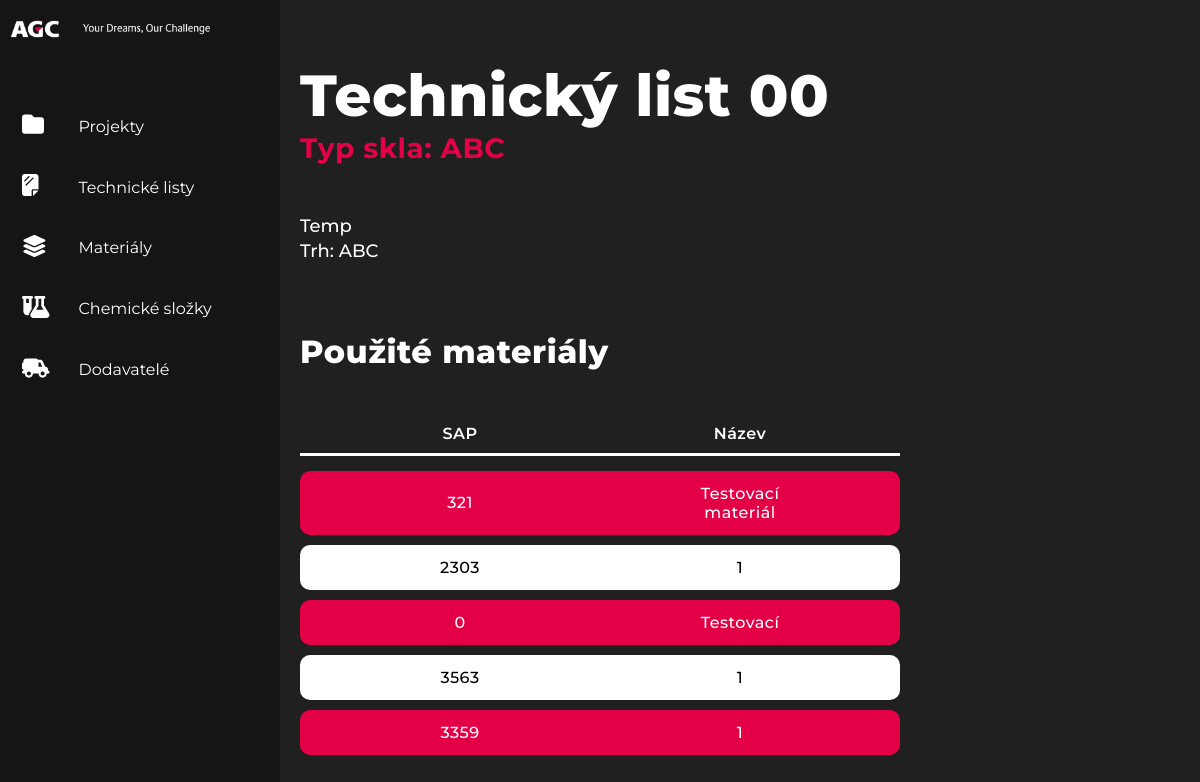
Screenshot of /nav/sheet_detail.php?TechnicalSheetNumber=00 with the database file from the repository.
### tables this page shows
CREATE TABLE `agc_TechnicalSheet` (
  `TechnicalSheetNumber` varchar(32) NOT NULL,
  `GlassType` varchar(8) DEFAULT NULL,
  `LampTemp` varchar(8) DEFAULT NULL,
  `Market` varchar(64) DEFAULT NULL,
  `Check` varchar(4) DEFAULT NULL,
  `ProjectIDFK` int(11) DEFAULT NULL
);

CREATE TABLE `agc_Material` (
  `SAPNumber` int(11) NOT NULL,
  `MaterialName` varchar(64) DEFAULT NULL,
  `MaterialType` varchar(32) DEFAULT NULL,
  `MaterialCategory` varchar(32) DEFAULT NULL,
  `MaterialNote` mediumtext DEFAULT NULL,
  `SupplierIDFK` int(11) DEFAULT NULL
);

### nav/sheet_detail.php (the view, shortened to what this page needs)
<!DOCTYPE html>
<html lang="en">
<?php
    function Connect(){
        $servername = "spsrakovnik.tech";
        $username = "acg";
        $password = "ACGAutomotive";
        $database = "acg";
        $conn = new mysqli($servername, $username, $password, $database);
        mysqli_set_charset($conn, "utf8");
        return $conn;
    }
    $sessionValue = $_SESSION["TechnicalSheetNumber"];
?>
<head>
    <link rel="stylesheet" href="../css/style.css">
</head>
<body>
    <header id="header">
        <nav>
            <div class="nav-wrapper">
                <div class="nav-logo" id="nav-logo">
                <?php
                        if(isset($_SESSION["login"]) && $_SESSION["login"] == true){
                            ?>
                            <a href="../login.php">
                                <img class="agc-logo" src="../images/agc-logo.png" alt="agc-automotiv-logo">
                                <img class="agc-motto" id="agc-motto" src="../images/agc-motto.png" alt="agc-automotiv-motto">
                            </a>
                            <?php
                        }
                        else{
                            ?>
                             <a href="../index.php">
                                <img class="agc-logo" src="../images/agc-logo.png" alt="agc-automotiv-logo">
                                <img class="agc-motto" id="agc-motto" src="../images/agc-motto.png" alt="agc-automotiv-motto">
                            </a>
                            <?php
                        }
                    ?>
                </div>
                <div class="nav-icons" id="nav-icons">
                    <a href="./projects.php">
                        <div class="nav-link">
                            <div class="nav-icon">
                                <svg xmlns="http://www.w3.org/2000/svg" height="1em" viewBox="0 0 512 512"><style>svg{fill:#ffffff}</style><path d="M64 480H448c35.3 0 64-28.7 64-64V160c0-35.3-28.7-64-64-64H288c-10.1 0-19.6-4.7-25.6-12.8L243.2 57.6C231.1 41.5 212.1 32 192 32H64C28.7 32 0 60.7 0 96V416c0 35.3 28.7 64 64 64z"/></svg>
                            </div>
                            <div class="nav-text">
                                <p>Projekty</p>
                            </div>
                        </div>
                    </a>
                    <a href="./sheets.php">
                        <div class="nav-link">
                            <div class="nav-icon">
                            </div>
                            <div class="nav-text">
                                <p>Technické listy</p>
                            </div>
                        </div>
                    </a>
                    <a href="./materials.php">
                        <div class="nav-link">
                            <div class="nav-icon">
                            </div>
                            <div class="nav-text">
                                <p>Materiály</p>
                            </div>
                        </div>
                    </a>
                    <a href="./components.php">
                        <div class="nav-link">
                            <div class="nav-icon">
                            </div>
                            <div class="nav-text">
                                <p>Chemické složky</p>
                            </div>
                        </div>
                    </a>
                    <a href="./suppliers.php">
                        <div class="nav-link">
                            <div class="nav-icon">
                            </div>
                            <div class="nav-text">
                                <p>Dodavatelé</p>
                            </div>
                        </div>
                    </a>
                </div>
            </div>
        </nav>
    </header>
    <main>
        <?php
            $conn = Connect();
            $sql = "SELECT TechnicalSheetNumber, GlassType, LampTemp, Market, `Check` FROM `agc_TechnicalSheet` WHERE TechnicalSheetNumber = '$sessionValue' LIMIT 10";
            $result = mysqli_query($conn, $sql);
            if ($result->num_rows > 0) {
                while($row = mysqli_fetch_assoc($result)) {
                    if($row["Check"] == 'Ano'){
                        $sheetNumber = $row["TechnicalSheetNumber"];
                        $sheetType = $row["GlassType"];
                        $sheetLampTemp = $row["LampTemp"];
                        $sheetMarket = $row["Market"];
                        $sheetCheck = "Potřeba upravit";
                        $sheetCheckStatus = $row["Check"];
                        $_SESSION["TechnicalSheetNumber"] = $sheetNumber;
                        $_SESSION["GlassType"] = $sheetType;
                        $_SESSION["LampTemp"] = $sheetLampTemp;
                        $_SESSION["Market"] = $sheetMarket;
                        $_SESSION["Check"] = $sheetCheckStatus;
                    }
                    else{
                        $sheetNumber = $row["TechnicalSheetNumber"];
                        $sheetType = $row["GlassType"];
                        $sheetLampTemp = $row["LampTemp"];
                        $sheetMarket = $row["Market"];
                    }
                }
            }
            else {
                echo "Žádné výsledky.";
            }
        ?>
        <div class="detail-container">
            <a class="arrow-back-link" href="javascript:history.back()">
            </a>
            <div class="detail-info">
                <?php
                    if(isset($sheetCheck)){
                        ?>
                        <div class="detail-heading">
                            <div class="detail-name">
                                <h1>Technický list <?php echo $sheetNumber ?></h1>
                                <h2>Typ skla: <?php echo $sheetType ?></h2>
                            </div>
                            <div class="detail-edit">
                                <?php
                                if(isset($_SESSION["login"]) && $_SESSION["login"] == true){
                                ?>
                                    <a href="./sheet_update.php">
                                        <svg class="edit-icon" xmlns="http://www.w3.org/2000/svg" height="16" width="18" viewBox="0 0 576 512"><path fill="#ffffff" d="M0 64C0 28.7 28.7 0 64 0H224V128c0 17.7 14.3 32 32 32H384V299.6l-94.7 94.7c-8.2 8.2-14 18.5-16.8 29.7l-15 60.1c-2.3 9.4-1.8 19 1.4 27.8H64c-35.3 0-64-28.7-64-64V64zm384 64H256V0L384 128zM549.8 235.7l14.4 14.4c15.6 15.6 15.6 40.9 0 56.6l-29.4 29.4-71-71 29.4-29.4c15.6-15.6 40.9-15.6 56.6 0zM311.9 417L441.1 287.8l71 71L382.9 487.9c-4.1 4.1-9.2 7-14.9 8.4l-60.1 15c-5.5 1.4-11.2-.2-15.2-4.2s-5.6-9.7-4.2-15.2l15-60.1c1.4-5.6 4.3-10.8 8.4-14.9z"/></svg>
                                    </a>
                                <?php
                                }
                                else{
                                }
                                ?>
                            </div>
                        </div>
                        <div class="detail-des">
                            <p><?php echo $sheetLampTemp ?></p>
                            <p>Trh: <?php echo $sheetMarket ?></p>
                            <p><?php echo $sheetCheck ?></p>
                        </div>
                        <?php
                    }
                    else{
                        ?>
                        <div class="detail-heading">
                            <div class="detail-name">
                                <h1>Technický list <?php echo $sheetNumber ?></h1>
                                <h2>Typ skla: <?php echo $sheetType ?></h2>
                            </div>
                        </div>
                        <div class="detail-des">
                            <p><?php echo $sheetLampTemp ?></p>
                            <p>Trh: <?php echo $sheetMarket ?></p>
                        </div>
                        <?php
                    }
                ?>
            </div>
            <div class="detail-materials">
                <div class="table-heading">
                    <h2>Použité materiály</h2>
                </div>
                <div class="result-wrapper project-detail">
                <div class="parameters">
                    <p>SAP</p>
                    <p>Název</p>
                </div>
                <div class="result" id="result">
                <?php
                    $sql2 = "SELECT agc_Material.SAPNumber, agc_Material.MaterialName, agc_Material.MaterialType, agc_Material.MaterialNote FROM agc_MaterialPosition INNER JOIN agc_Material ON agc_MaterialPosition.SAPNumberFK = agc_Material.SAPNumber INNER JOIN agc_TechnicalSheet ON agc_TechnicalSheet.TechnicalSheetNumber = agc_MaterialPosition.TechnicalSheetNumberFK INNER JOIN agc_Project ON agc_Project.ProjectID = agc_TechnicalSheet.ProjectIDFK WHERE agc_TechnicalSheet.TechnicalSheetNumber = '$sessionValue'";
                    $result2 = mysqli_query($conn, $sql2);
                    if($result2->num_rows > 0){
                        while($row2 = mysqli_fetch_assoc($result2)){
                            echo "<a class=\"hint\" href=\"material_detail.php?SAPNumber=".$row2["SAPNumber"]."\"><div class=\"results\"><p>".$row2["SAPNumber"]."</p><p>".$row2["MaterialName"]."</p></div></a>";
                        }
                    }
                    else{
                    }
                ?>
                </div>
            </div>
            </div>
        </div>
    </main>
</body>
</html>

### css/setup.css (style rules this page uses)
* { margin: 0; padding: 0; box-sizing: border-box; font-family: 'Montserrat', sans-serif; }
:root { --darkGray: #151515; --gray: #202020; --blue: #33448D; --red: #E40046; --white: #fff; --black: #000; }
body { width: 100vw; height: 100vh; background: var(--gray); }

### css/nav.css (style rules this page uses)
header { position: absolute; width: 70px; height: 100vh; background: var(--darkGray); padding: 20px 10px; z-index: 1; transition: 0.4s; }
header.active { width: 280px; }
.agc-logo { width: 50px; }
.agc-motto { height: 10px; }
nav { height: 100%; display: flex; flex-direction: column; justify-content: space-between; }
.nav-wrapper { height: 50%; display: flex; flex-direction: column; justify-content: space-between; }
.nav-wrapper a .nav-link, .nav-wrapper .nav-logo a { display: flex; align-items: center; }
.nav-icons { height: 80%; width: 250px; display: flex; flex-direction: column; justify-content: space-around; pointer-events: none; }
.nav-icons.active { pointer-events: all; }
.nav-icon svg { font-size: 22px; }
.nav-icon { z-index: 1; }
.nav-link { display: flex; justify-content: space-between; }
.nav-text { width: 75%; text-align: left; visibility: hidden; opacity: 0; transition: .3s; }
.agc-motto { visibility: hidden; opacity: 0; transition: .3s; }
.agc-motto.active { animation: navSlide 1s forwards; }
.nav-text.active { animation: navSlide 1s forwards; }
.nav-text p { color: var(--white); }
.nav-icons a { text-decoration: none; position: relative; padding: 14px 12px; z-index: 1; }
.nav-icons a::before, .nav-link.logout::before { content: ""; bottom: 0%; left: 0%; position: absolute; height: 100%; width: 100%; background: linear-gradient(90deg, var(--blue) 0%, transparent 95%); transition: transform .3s ease-in; transform-origin: left; transform: scaleX(0); border-radius: 10px; }
.nav-logo a { width: 200px; justify-content: space-between; }
.nav-logo { pointer-events: none; }
.nav-logo.active { pointer-events: all; }

### css/project/projects.css (style rules this page uses)
main { width: 100vw; height: 100vh; display: flex; flex-direction: column; justify-content: center; }
.search-container, .result-wrapper { width: 50%; }
.result-wrapper { height: 70%; color: var(--white); }
.parameters { display: flex; justify-content: space-around; padding: 10px 20px; border-bottom: 3px solid var(--white); font-weight: 600; letter-spacing: 0.5px; }
.parameters p { width: 25%; text-align: center; }
.result { display: flex; flex-direction: column; gap: 10px; overflow-y: scroll; height: 93%; }
.results { display: flex; width: 100%; padding: 13px 20px; justify-content: space-around; align-items: center; }
.result { padding-top: 15px; }
.result .hint { text-decoration: none; border-radius: 10px; transition: .2s ease-in-out; }
.hint:nth-child(odd) { background: var(--red); color: var(--white); }
.hint:nth-child(even) { background: var(--white); color: var(--black); }
.results p { letter-spacing: 0.5px; text-align: center; width: 25%; font-weight: 500; }

### css/project/projects-detail.css (style rules this page uses)
.detail-container { width: 100%; height: 85%; display: flex; flex-direction: column; align-items: center; justify-content: space-between; }
.detail-info, .detail-materials { width: 50%; }
.detail-materials { height: 60%; display: flex; flex-direction: column; justify-content: space-between; }
.detail-info { height: 30%; display: flex; flex-direction: column; justify-content: space-between; }
.result-wrapper.project-detail { width: 100%; height: 80%; }
.detail-name h1 { color: var(--white); font-size: 58px; letter-spacing: 0.5px; font-weight: 800; }
.detail-name h2 { color: var(--red); font-size: 28px; letter-spacing: 0.5px; }
.detail-des p { font-size: 18px; color: var(--white); line-height: 25px; font-weight: 500; }
.table-heading h2 { font-weight: 800; color: var(--white); font-size: 32px; letter-spacing: 0.5px; }
.detail-container .arrow-back-link { position: absolute; top: 9%; left: 15%; }
.detail-heading { display: flex; justify-content: space-between; align-items: center; }

### nav/sheet_detail.php (style rules this page uses)
svg { fill:#ffffff }

### rows the page displays
agc_technicalsheet: TechnicalSheetNumber "00", GlassType "ABC", LampTemp "Temp", Market "ABC"
agc_material: SAPNumber "321", MaterialName "Testovací materiál"
agc_material: SAPNumber "2303", MaterialName "1"
agc_material: SAPNumber "0", MaterialName "Testovací"
agc_material: SAPNumber "3563", MaterialName "1"
agc_material: SAPNumber "3359", MaterialName "1"
